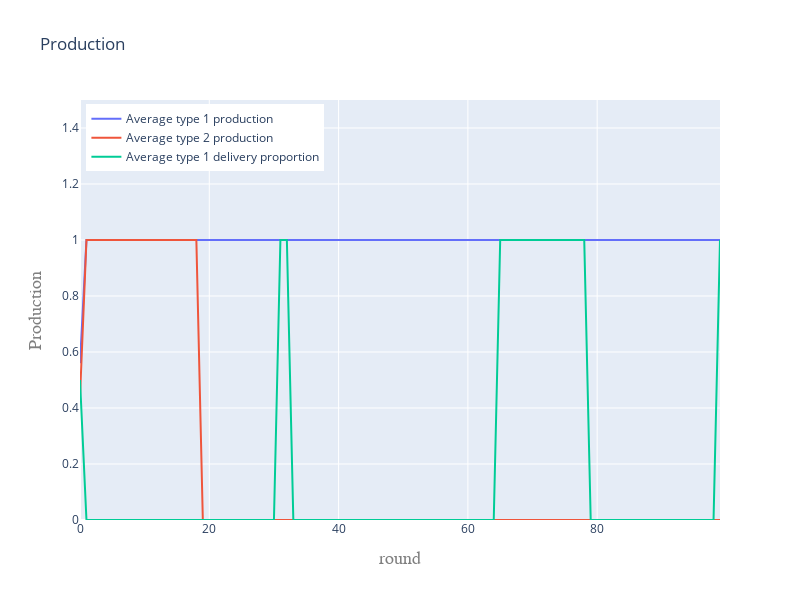
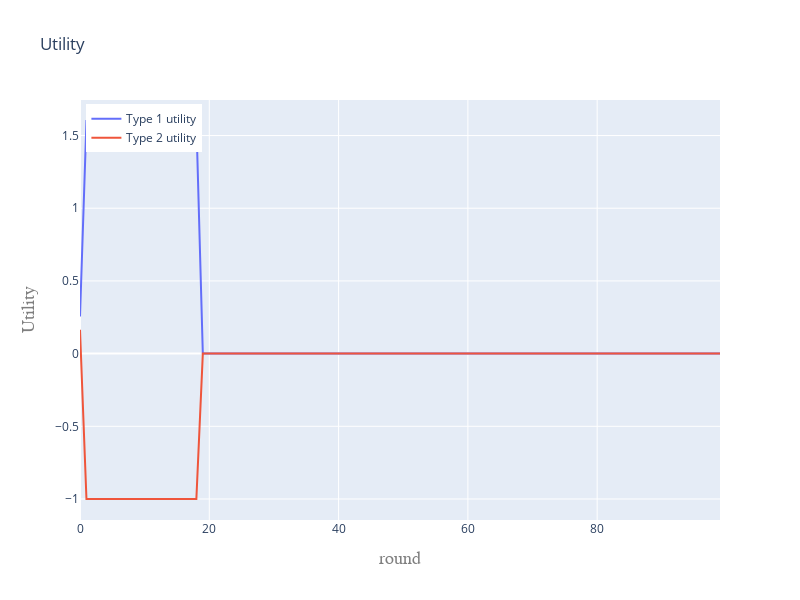

Here is the notebook cell these charts were saved with, in order:
### Code cell
all_runs_type1_average_production = [[0 for s in range(sims)] for t in range(rounds)]
all_runs_type1_average_reneging = [[0 for s in range(sims)] for t in range(rounds)]
all_runs_type2_average_production = [[0 for s in range(sims)] for t in range(rounds)]

all_runs_type1_average_utility = [[0 for s in range(sims)] for t in range(rounds)]
all_runs_type2_average_utility = [[0 for s in range(sims)] for t in range(rounds)]

## note: change these to matrices for better data storage and usage


for s in range(sims):
    pop_type1 = randominitialize_type1(I)
    pop_type2 = randominitialize_type2(J)
    for t in range(rounds):            
        
        utility_type1, utility_type2  = matching_and_utility(pop_type1, pop_type2)
        
        ###############################################################
        ### storing data #############################################
        ####################################################################
        this_round_type1_average_production = np.mean([pop_type1[i][0] for i in range(len(pop_type1))])
        this_round_type1_average_reneging = np.mean([pop_type1[i][1] for i in range(len(pop_type1))])
        this_round_type2_average_production = np.mean([pop_type2[i] for i in range(len(pop_type1))])
        
        this_round_type1_average_utility = np.mean([utility_type1[i] for i in range(len(pop_type1))])
        this_round_type2_average_utility = np.mean([utility_type2[i] for i in range(len(pop_type1))])
                
        all_runs_type1_average_production[t][s] = this_round_type1_average_production
        all_runs_type1_average_reneging[t][s]   = this_round_type1_average_reneging
        all_runs_type2_average_production[t][s] = this_round_type2_average_production
        
        all_runs_type1_average_utility[t][s] = this_round_type1_average_utility
        all_runs_type2_average_utility[t][s] = this_round_type2_average_utility
        ####################################################################
        ### END - storing data #############################################
        ####################################################################
        
        temp_pop_type1 = reproduction2(pop_type1, utility_type1)
        temp_pop_type2 = reproduction2(pop_type2, utility_type2)
        
        mutated_pop_type1 = mutation_type1(temp_pop_type1, mutation_rate)        
        temp_fitness_type1, temp_fitness_type2  = fitness(mutated_pop_type1, pop_type2)
        
        mutated_pop_type2 = mutation_type2(temp_pop_type2, mutation_rate)
        temp_fitness_type1, temp_fitness_type2  = fitness(pop_type1, mutated_pop_type2)
        
        updated_pop_type1 = reproduction2(mutated_pop_type1, temp_fitness_type1)
        updated_pop_type2 = reproduction2(mutated_pop_type2, temp_fitness_type2)
        

        
        pop_type1 = updated_pop_type1 #temp_pop_type1.copy()
        pop_type2 = updated_pop_type2 #temp_pop_type2.copy()
        
average_all_runs_type1_average_production = [0 for t in range(rounds)]
average_all_runs_type1_average_reneging = [0 for t in range(rounds)]
average_all_runs_type2_average_production = [0 for t in range(rounds)]
average_all_runs_type1_average_utility = [0 for t in range(rounds)]
average_all_runs_type2_average_utility = [0 for t in range(rounds)]
        
for t in range(rounds):
    average_all_runs_type1_average_production[t] = np.mean(all_runs_type1_average_production[t])
    average_all_runs_type1_average_reneging[t]   = np.mean(all_runs_type1_average_reneging[t])
    average_all_runs_type2_average_production[t] = np.mean(all_runs_type2_average_production[t])
    average_all_runs_type1_average_utility[t]    = np.mean(all_runs_type1_average_utility[t])
    average_all_runs_type2_average_utility[t]    = np.mean(all_runs_type2_average_utility[t])
    
    



### GRAPHING ###
trace1 = go.Scatter(x=list(range(rounds)), y=list(average_all_runs_type1_average_production),
                    mode='lines', name='Average type 1 production')               
layout1 = go.Layout(
    title=('Production'),
    width=800,
    height=600,
    xaxis=dict(
        title='round',
        titlefont=dict(
            family='Courier New, monospace',
            size=18,
            color='#7f7f7f'
        )
    ),
    yaxis=dict(
        title='Production',
        nticks=10,
        range=[0,1+0.5],
        titlefont=dict(
            family='Courier New, monospace',
            size=18,
            color='#7f7f7f'
        )
    )
)
data1 = [trace1]
figure1 = go.Figure(data=data1,layout=layout1)
figure1.add_trace(go.Scatter(x=list(range(rounds)), y=list(average_all_runs_type2_average_production),
                    mode='lines', name='Average type 2 production'))
figure1.add_trace(go.Scatter(x = list(range(rounds)),y = list(average_all_runs_type1_average_reneging), mode = 'lines',name = 'Average type 1 delivery proportion'))

figure1.update_layout(legend=dict(
    yanchor="top",
    y=0.99,
    xanchor="left",
    x=0.01
))
figure1.update_traces(marker=dict(size=3,
                              line=dict(width=0.1,
                                        color='DarkSlateGrey')),
                              selector=dict(mode='markers'))
figure1.show()  






### GRAPH 2
trace2 = go.Scatter(x=list(range(rounds)), y=list(average_all_runs_type1_average_utility),
                    mode='lines', name='Type 1 utility')               
layout2 = go.Layout(
    title=('Utility'),
    width=800,
    height=600,
    xaxis=dict(
        title='round',
        titlefont=dict(
            family='Courier New, monospace',
            size=18,
            color='#7f7f7f'
        )
    ),
    yaxis=dict(
        title='Utility',
        nticks=10,
#         range=[-0.5,1.7],
        titlefont=dict(
            family='Courier New, monospace',
            size=18,
            color='#7f7f7f'
        )
    )
)
data2 = [trace2]
figure2 = go.Figure(data=data2,layout=layout2)
figure2.add_trace(go.Scatter(x=list(range(rounds)), y=list(average_all_runs_type2_average_utility),
                    mode='lines', name='Type 2 utility'))

figure2.update_layout(legend=dict(
    yanchor="top",
    y=0.99,
    xanchor="left",
    x=0.01
))


figure2.update_traces(marker=dict(size=3,
                              line=dict(width
                                        =0.1,
                                        color='DarkSlateGrey')),
                              selector=dict(mode='markers'))
figure2.show()

### Figure 1 — Plotly figure (JSON) as saved in the notebook; plotly's stock layout.template omitted (floating-point values rounded to 4 significant figures)
{"data": [{"mode": "lines", "name": "Average type 1 production", "type": "scatter", "x": [0, 1, 2, 3, 4, 5, 6, 7, 8, 9, 10, 11, 12, 13, 14, 15, 16, 17, 18, 19, 20, 21, 22, 23, 24, 25, 26, 27, 28, 29, 30, 31, 32, 33, 34, 35, 36, 37, 38, 39, 40, 41, 42, 43, 44, 45, 46, 47, 48, 49, 50, 51, 52, 53, 54, 55, 56, 57, 58, 59, 60, 61, 62, 63, 64, 65, 66, 67, 68, 69, 70, 71, 72, 73, 74, 75, 76, 77, 78, 79, 80, 81, 82, 83, 84, 85, 86, 87, 88, 89, 90, 91, 92, 93, 94, 95, 96, 97, 98, 99], "y": [0.56, 1, 1, 1, 1, 1, 1, 1, 1, 1, 1, 1, 1, 1, 1, 1, 1, 1, 1, 1, 1, 1, 1, 1, 1, 1, 1, 1, 1, 1, 1, 1, 1, 1, 1, 1, 1, 1, 1, 1, 1, 1, 1, 1, 1, 1, 1, 1, 1, 1, 1, 1, 1, 1, 1, 1, 1, 1, 1, 1, 1, 1, 1, 1, 1, 1, 1, 1, 1, 1, 1, 1, 1, 1, 1, 1, 1, 1, 1, 1, 1, 1, 1, 1, 1, 1, 1, 1, 1, 1, 1, 1, 1, 1, 1, 1, 1, 1, 1, 1]}, {"mode": "lines", "name": "Average type 2 production", "type": "scatter", "x": [0, 1, 2, 3, 4, 5, 6, 7, 8, 9, 10, 11, 12, 13, 14, 15, 16, 17, 18, 19, 20, 21, 22, 23, 24, 25, 26, 27, 28, 29, 30, 31, 32, 33, 34, 35, 36, 37, 38, 39, 40, 41, 42, 43, 44, 45, 46, 47, 48, 49, 50, 51, 52, 53, 54, 55, 56, 57, 58, 59, 60, 61, 62, 63, 64, 65, 66, 67, 68, 69, 70, 71, 72, 73, 74, 75, 76, 77, 78, 79, 80, 81, 82, 83, 84, 85, 86, 87, 88, 89, 90, 91, 92, 93, 94, 95, 96, 97, 98, 99], "y": [0.44, 1, 1, 1, 1, 1, 1, 1, 1, 1, 1, 1, 1, 1, 1, 1, 1, 1, 1, 0, 0, 0, 0, 0, 0, 0, 0, 0, 0, 0, 0, 0, 0, 0, 0, 0, 0, 0, 0, 0, 0, 0, 0, 0, 0, 0, 0, 0, 0, 0, 0, 0, 0, 0, 0, 0, 0, 0, 0, 0, 0, 0, 0, 0, 0, 0, 0, 0, 0, 0, 0, 0, 0, 0, 0, 0, 0, 0, 0, 0, 0, 0, 0, 0, 0, 0, 0, 0, 0, 0, 0, 0, 0, 0, 0, 0, 0, 0, 0, 0]}, {"mode": "lines", "name": "Average type 1 delivery proportion", "type": "scatter", "x": [0, 1, 2, 3, 4, 5, 6, 7, 8, 9, 10, 11, 12, 13, 14, 15, 16, 17, 18, 19, 20, 21, 22, 23, 24, 25, 26, 27, 28, 29, 30, 31, 32, 33, 34, 35, 36, 37, 38, 39, 40, 41, 42, 43, 44, 45, 46, 47, 48, 49, 50, 51, 52, 53, 54, 55, 56, 57, 58, 59, 60, 61, 62, 63, 64, 65, 66, 67, 68, 69, 70, 71, 72, 73, 74, 75, 76, 77, 78, 79, 80, 81, 82, 83, 84, 85, 86, 87, 88, 89, 90, 91, 92, 93, 94, 95, 96, 97, 98, 99], "y": [0.5, 0, 0, 0, 0, 0, 0, 0, 0, 0, 0, 0, 0, 0, 0, 0, 0, 0, 0, 0, 0, 0, 0, 0, 0, 0, 0, 0, 0, 0, 0, 1, 1, 0, 0, 0, 0, 0, 0, 0, 0, 0, 0, 0, 0, 0, 0, 0, 0, 0, 0, 0, 0, 0, 0, 0, 0, 0, 0, 0, 0, 0, 0, 0, 0, 1, 1, 1, 1, 1, 1, 1, 1, 1, 1, 1, 1, 1, 1, 0, 0, 0, 0, 0, 0, 0, 0, 0, 0, 0, 0, 0, 0, 0, 0, 0, 0, 0, 0, 1]}], "layout": {"height": 600, "legend": {"x": 0.01, "xanchor": "left", "y": 0.99, "yanchor": "top"}, "title": {"text": "Production"}, "width": 800, "xaxis": {"title": {"font": {"color": "#7f7f7f", "family": "Courier New, monospace", "size": 18}, "text": "round"}}, "yaxis": {"nticks": 10, "range": [0, 1.5], "title": {"font": {"color": "#7f7f7f", "family": "Courier New, monospace", "size": 18}, "text": "Production"}}}}

### Figure 2 — Plotly figure (JSON) as saved in the notebook; plotly's stock layout.template omitted (floating-point values rounded to 4 significant figures)
{"data": [{"mode": "lines", "name": "Type 1 utility", "type": "scatter", "x": [0, 1, 2, 3, 4, 5, 6, 7, 8, 9, 10, 11, 12, 13, 14, 15, 16, 17, 18, 19, 20, 21, 22, 23, 24, 25, 26, 27, 28, 29, 30, 31, 32, 33, 34, 35, 36, 37, 38, 39, 40, 41, 42, 43, 44, 45, 46, 47, 48, 49, 50, 51, 52, 53, 54, 55, 56, 57, 58, 59, 60, 61, 62, 63, 64, 65, 66, 67, 68, 69, 70, 71, 72, 73, 74, 75, 76, 77, 78, 79, 80, 81, 82, 83, 84, 85, 86, 87, 88, 89, 90, 91, 92, 93, 94, 95, 96, 97, 98, 99], "y": [0.256, 1.6, 1.6, 1.6, 1.6, 1.6, 1.6, 1.6, 1.6, 1.6, 1.6, 1.6, 1.6, 1.6, 1.6, 1.6, 1.6, 1.6, 1.6, 0, 0, 0, 0, 0, 0, 0, 0, 0, 0, 0, 0, 0, 0, 0, 0, 0, 0, 0, 0, 0, 0, 0, 0, 0, 0, 0, 0, 0, 0, 0, 0, 0, 0, 0, 0, 0, 0, 0, 0, 0, 0, 0, 0, 0, 0, 0, 0, 0, 0, 0, 0, 0, 0, 0, 0, 0, 0, 0, 0, 0, 0, 0, 0, 0, 0, 0, 0, 0, 0, 0, 0, 0, 0, 0, 0, 0, 0, 0, 0, 0]}, {"mode": "lines", "name": "Type 2 utility", "type": "scatter", "x": [0, 1, 2, 3, 4, 5, 6, 7, 8, 9, 10, 11, 12, 13, 14, 15, 16, 17, 18, 19, 20, 21, 22, 23, 24, 25, 26, 27, 28, 29, 30, 31, 32, 33, 34, 35, 36, 37, 38, 39, 40, 41, 42, 43, 44, 45, 46, 47, 48, 49, 50, 51, 52, 53, 54, 55, 56, 57, 58, 59, 60, 61, 62, 63, 64, 65, 66, 67, 68, 69, 70, 71, 72, 73, 74, 75, 76, 77, 78, 79, 80, 81, 82, 83, 84, 85, 86, 87, 88, 89, 90, 91, 92, 93, 94, 95, 96, 97, 98, 99], "y": [0.164, -1, -1, -1, -1, -1, -1, -1, -1, -1, -1, -1, -1, -1, -1, -1, -1, -1, -1, 0, 0, 0, 0, 0, 0, 0, 0, 0, 0, 0, 0, 0, 0, 0, 0, 0, 0, 0, 0, 0, 0, 0, 0, 0, 0, 0, 0, 0, 0, 0, 0, 0, 0, 0, 0, 0, 0, 0, 0, 0, 0, 0, 0, 0, 0, 0, 0, 0, 0, 0, 0, 0, 0, 0, 0, 0, 0, 0, 0, 0, 0, 0, 0, 0, 0, 0, 0, 0, 0, 0, 0, 0, 0, 0, 0, 0, 0, 0, 0, 0]}], "layout": {"height": 600, "legend": {"x": 0.01, "xanchor": "left", "y": 0.99, "yanchor": "top"}, "title": {"text": "Utility"}, "width": 800, "xaxis": {"title": {"font": {"color": "#7f7f7f", "family": "Courier New, monospace", "size": 18}, "text": "round"}}, "yaxis": {"nticks": 10, "title": {"font": {"color": "#7f7f7f", "family": "Courier New, monospace", "size": 18}, "text": "Utility"}}}}
